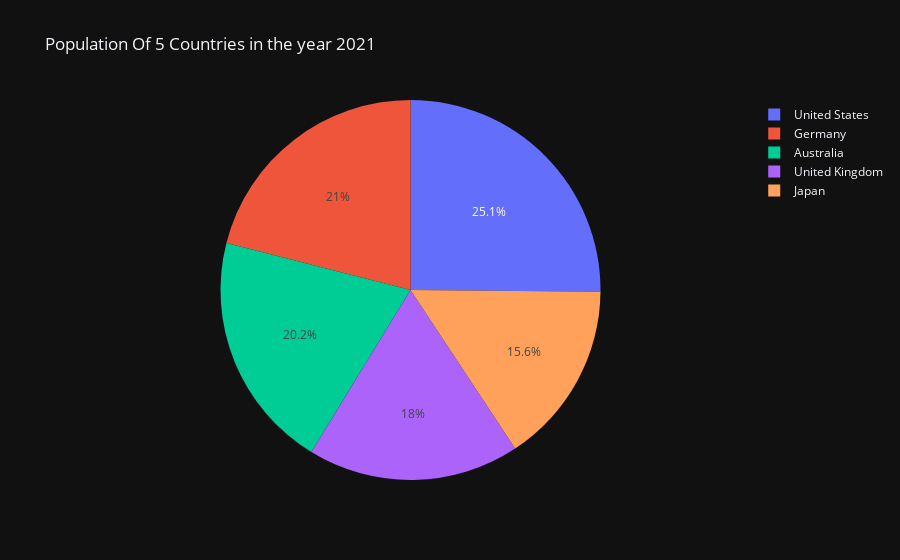

Here is the notebook cell this chart was saved with:
### Markdown cell above
### Population of the countries I have choosen  using pie plot in "2021"

### Code cell
fig = px.pie(world_dev4, values='value', names='Country Name', title = "Population Of 5 Countries in the year 2021",template = "plotly_dark")
fig.show()

### Figure 1 — Plotly figure (JSON) as saved in the notebook; plotly's stock layout.template omitted (floating-point values rounded to 4 significant figures)
{"data": [{"domain": {"x": [0, 1], "y": [0, 1]}, "hovertemplate": "Country Name=%{label}<br>value=%{value}<extra></extra>", "labels": ["Australia", "Germany", "Japan", "United Kingdom", "United States"], "legendgroup": "", "name": "", "showlegend": true, "type": "pie", "values": [55810.0, 57930.0, 42940.0, 49680.0, 69290.0]}], "layout": {"legend": {"tracegroupgap": 0}, "title": {"text": "Population Of 5 Countries in the year 2021"}}}
